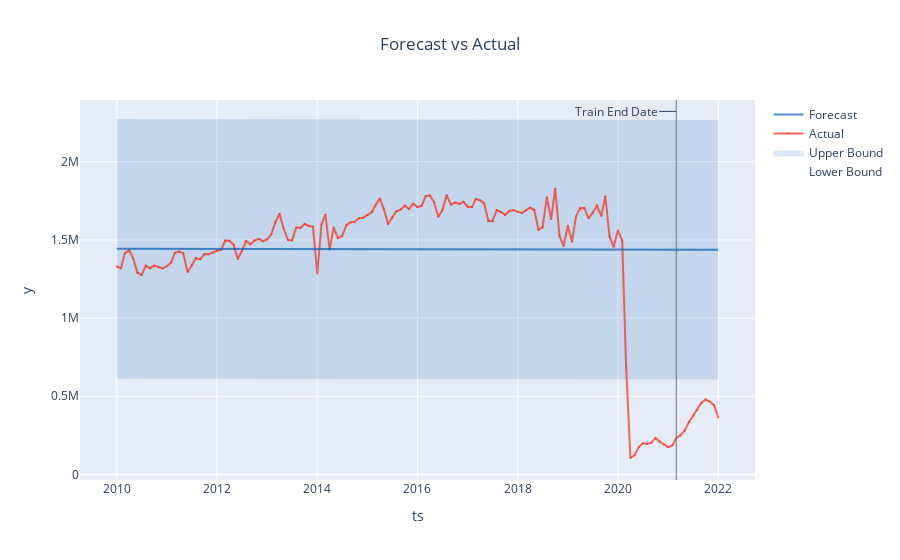

Notebook source saved alongside this figure:
### Code cell
# Backtest: plot the historical forecast on the holdout test set. You can zoom in to see how it performed in any given period.
 backtest = result.backtest
 fig = backtest.plot()
 plotly.io.show(fig)

### Figure 1 — Plotly figure (JSON) as saved in the notebook; plotly's stock layout.template omitted (floating-point values rounded to 4 significant figures; data arrays with more than 128 entries replaced by an {"elided": "..."} marker saying what was removed)
{"data": [{"legendgroup": "interval", "line": {"color": "rgba(0, 90, 181, 0.5)", "width": 0}, "mode": "lines", "name": "Lower Bound", "type": "scatter", "x": {"elided": "145 str values"}, "y": {"elided": "145 float values"}}, {"fill": "tonexty", "fillcolor": "rgba(0, 90, 181, 0.15)", "legendgroup": "interval", "line": {"color": "rgba(0, 90, 181, 0.5)", "width": 0}, "mode": "lines", "name": "Upper Bound", "type": "scatter", "x": {"elided": "145 str values"}, "y": {"elided": "145 float values"}}, {"line": {"color": "rgba(250, 43, 20, 0.7)"}, "marker": {"color": "rgba(250, 43, 20, 0.7)", "size": 2}, "mode": "lines+markers", "name": "Actual", "opacity": 1, "type": "scatter", "x": {"elided": "145 str values"}, "y": {"elided": "145 int values"}}, {"line": {"color": "rgba(0, 90, 181, 0.7)", "dash": "solid"}, "name": "Forecast", "type": "scatter", "x": {"elided": "145 str values"}, "y": {"elided": "145 float values"}}], "layout": {"annotations": [{"arrowhead": 0, "ax": -60, "ay": 0, "showarrow": true, "text": "Train End Date", "x": "2021-03-01T00:00:00", "xref": "x", "y": 0.97, "yref": "paper"}], "legend": {"traceorder": "reversed"}, "shapes": [{"line": {"color": "rgba(100, 100, 100, 0.9)", "width": 1}, "type": "line", "x0": "2021-03-01T00:00:00", "x1": "2021-03-01T00:00:00", "xref": "x", "y0": 0, "y1": 1, "yref": "paper"}], "showlegend": true, "title": {"text": "Forecast vs Actual", "x": 0.5}, "xaxis": {"title": {"text": "ts"}}, "yaxis": {"title": {"text": "y"}}}}
